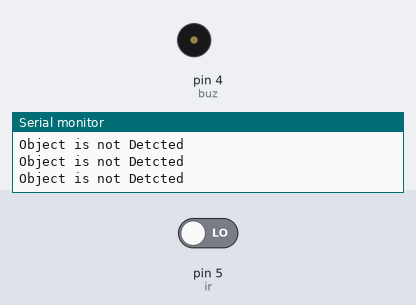
Bench run of a sketch on a simulated Arduino Uno, built with avr-gcc and run on an emulated ATmega328P. On the bench: buzzer (waves = sounding, pin HIGH), the last lines printed to the serial monitor. Inputs (shaded band) come from the test bench; at power-on: pin 5 (ir) LOW.

Above: at 2.8 s.
2.9 s: pin 5 (ir) driven HIGH
At 4.0 s:
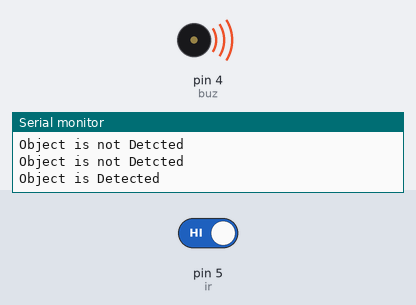
4.5 s: pin 5 (ir) driven LOW
At 5.5 s:
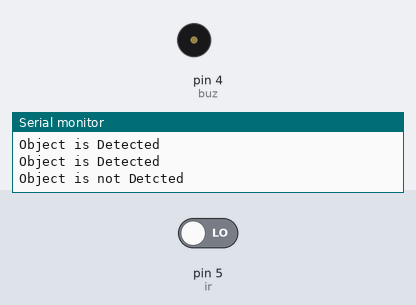
Timing chart, 0 to 7.5 s (numbered marks = the images above; inputs shaded):
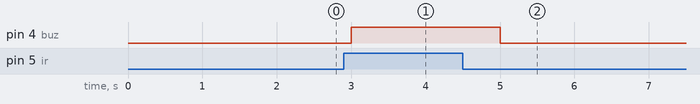

Measured:
- after the input at 2.9 s, pin 4 (buz): LOW → HIGH after 0.10 s
- after the input at 4.5 s, pin 4 (buz): HIGH → LOW after 0.50 s

The sketch:

ir_sensor_with_buzzer.ino
```cpp
#define ir 5
#define buz 4
void setup() {
  pinMode(ir,INPUT);
  pinMode(buz,OUTPUT);
  Serial.begin(9600);
}

void loop() {
  if(digitalRead(ir)==HIGH)
  {
    digitalWrite(buz,HIGH);
    Serial.println("Object is Detected");
  }
  else
  {
    digitalWrite(buz,LOW);
    Serial.println("Object is not Detcted");
    }
    delay(1000);
}
```
